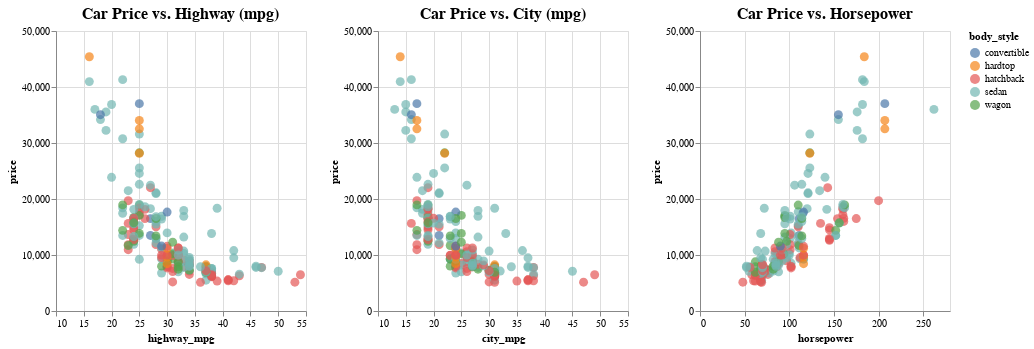

The code cell stored with this chart in its notebook:
### Markdown cell above
Select points in any scatterplot and the others will update accordingly.

### Code cell
# Select points in any scatter plot, and the others will update accordingly.
highway | city | horsepower

### Figure 1 — Vega-Lite specification as saved in the notebook (floating-point values rounded to 4 significant figures; data arrays with more than 128 entries replaced by an {"elided": "..."} marker saying what was removed)
{"config": {"view": {"continuousWidth": 400, "continuousHeight": 300}}, "hconcat": [{"mark": {"type": "circle", "size": 80}, "encoding": {"color": {"condition": {"field": "body_style", "type": "nominal", "selection": "selector004"}, "value": "gray"}, "x": {"field": "highway_mpg", "scale": {"domain": [10, 55]}, "type": "quantitative"}, "y": {"field": "price", "type": "quantitative"}}, "height": 280, "selection": {"selector004": {"type": "interval"}}, "title": {"text": "Car Price vs. Highway (mpg)", "fontSize": 16}, "width": 250}, {"mark": {"type": "circle", "size": 80}, "encoding": {"color": {"condition": {"field": "body_style", "type": "nominal", "selection": "selector004"}, "value": "gray"}, "x": {"field": "city_mpg", "scale": {"domain": [10, 55]}, "type": "quantitative"}, "y": {"field": "price", "type": "quantitative"}}, "height": 280, "selection": {"selector004": {"type": "interval"}}, "title": {"text": "Car Price vs. City (mpg)", "fontSize": 16}, "width": 250}, {"mark": {"type": "circle", "size": 80}, "encoding": {"color": {"condition": {"field": "body_style", "type": "nominal", "selection": "selector004"}, "value": "gray"}, "x": {"field": "horsepower", "type": "quantitative"}, "y": {"field": "price", "type": "quantitative"}}, "height": 280, "selection": {"selector004": {"type": "interval"}}, "title": {"text": "Car Price vs. Horsepower", "fontSize": 16}, "width": 250}], "data": {"name": "data-387f081f80cceeb89d7db8f93752da3d"}, "$schema": "https://vega.github.io/schema/vega-lite/v4.17.0.json", "datasets": {"data-387f081f80cceeb89d7db8f93752da3d": {"elided": "205 records"}}}
